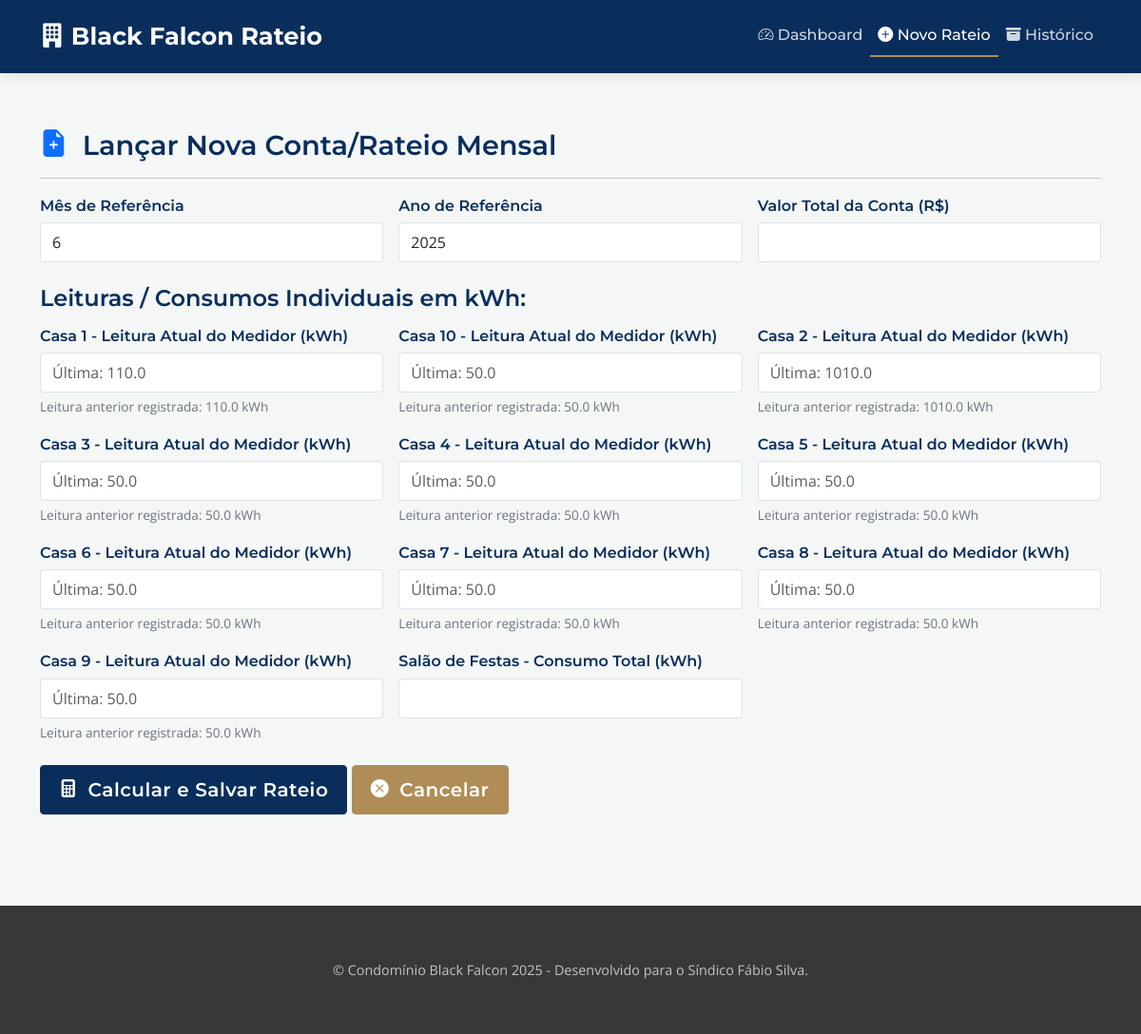
The page /rateio/novo on the database its author committed.
### tables this page shows
CREATE TABLE Unidades (
    id INTEGER PRIMARY KEY AUTOINCREMENT,
    nome TEXT NOT NULL UNIQUE,
    tipo TEXT NOT NULL, -- 'casa' ou 'salao_festas'
    ultima_leitura_kwh REAL DEFAULT 0 -- NOVA COLUNA: Armazena a última leitura do medidor para casas
);

### app.py (the view, shortened to what this page needs)
@app.route('/rateio/novo', methods=['GET', 'POST'])
def novo_rateio():
    unidades_db = db.query_db("SELECT id, nome, tipo, ultima_leitura_kwh FROM Unidades ORDER BY tipo, nome")
    map_unidades_ultima_leitura = {u['id']: u['ultima_leitura_kwh'] for u in unidades_db if u['tipo'] == 'casa'}
    now = datetime.now()
    default_form_data = {'mes_referencia': now.month, 'ano_referencia': now.year}
    return render_template('novo_rateio.html', unidades=unidades_db, form_data=default_form_data, ultimas_leituras=map_unidades_ultima_leitura)

### app.py (called while the page is built)
@app.context_processor
def inject_now():
    return {'now': datetime.utcnow()}

### database.py (called while the page is built)
def get_db_connection():
    os.makedirs(INSTANCE_FOLDER_PATH, exist_ok=True)
    conn = sqlite3.connect(DATABASE_PATH, detect_types=sqlite3.PARSE_DECLTYPES|sqlite3.PARSE_COLNAMES)
    conn.row_factory = sqlite3.Row # Permite acessar colunas por nome
    return conn

def query_db(query, args=(), one=False):
    conn = get_db_connection()
    cur = conn.execute(query, args)
    rv = cur.fetchall()
    conn.close()
    return (rv[0] if rv else None) if one else rv

### templates/novo_rateio.html (shortened to what this page needs)
{% extends "layout.html" %}
{% block content %}
<h2><i class="bi bi-file-earmark-plus-fill text-primary"></i> Lançar Nova Conta/Rateio Mensal</h2>
<hr>
<form method="POST" action="{{ url_for('novo_rateio') }}">
    <div class="row g-3">
        <div class="col-md-4">
            <label for="mes_referencia" class="form-label">Mês de Referência</label>
            <input type="number" class="form-control" id="mes_referencia" name="mes_referencia" min="1" max="12" value="{{ form_data.get('mes_referencia', now.month) }}" required>
        </div>
        <div class="col-md-4">
            <label for="ano_referencia" class="form-label">Ano de Referência</label>
            <input type="number" class="form-control" id="ano_referencia" name="ano_referencia" min="2020" max="2050" value="{{ form_data.get('ano_referencia', now.year) }}" required>
        </div>
        <div class="col-md-4">
            <label for="valor_total_reais" class="form-label">Valor Total da Conta (R$)</label>
            <input type="number" step="0.01" class="form-control" id="valor_total_reais" name="valor_total_reais" value="{{ form_data.get('valor_total_reais', '') }}" required>
        </div>
    </div>
    <h4 class="mt-4">Leituras / Consumos Individuais em kWh:</h4>
    <div class="row g-3">
        {% for unidade in unidades %}
        <div class="col-md-6 col-lg-4">
            {% if unidade.tipo == 'casa' %}
                <label for="input_unidade_{{ unidade.id }}" class="form-label">{{ unidade.nome }} - Leitura Atual do Medidor (kWh)</label>
                <input type="number" step="0.01" class="form-control" id="input_unidade_{{ unidade.id }}" name="input_unidade_{{ unidade.id }}"
                       placeholder="Última: {{ ultimas_leituras.get(unidade.id, 0) }}"
                       value="{{ request.form.get('input_unidade_' + unidade.id|string, '') }}" required>
                <div class="form-text">Leitura anterior registrada: {{ ultimas_leituras.get(unidade.id, 0) }} kWh</div>
            {% elif unidade.tipo == 'salao_festas' %}
                <label for="input_unidade_{{ unidade.id }}" class="form-label">{{ unidade.nome }} - Consumo Total (kWh)</label>
                <input type="number" step="0.01" class="form-control" id="input_unidade_{{ unidade.id }}" name="input_unidade_{{ unidade.id }}"
                       value="{{ request.form.get('input_unidade_' + unidade.id|string, '') }}" required>
            {% endif %}
        </div>
        {% endfor %}
    </div>
    <div class="mt-4">
        <button type="submit" class="btn btn-primary btn-lg"><i class="bi bi-calculator-fill"></i> Calcular e Salvar Rateio</button>
        <a href="{{ url_for('dashboard') }}" class="btn btn-secondary btn-lg"><i class="bi bi-x-circle-fill"></i> Cancelar</a>
    </div>
</form>
{% endblock %}

### templates/layout.html (shortened to what this page needs)
<!doctype html>
<html lang="pt-BR">
  <head>
    <link href="https://cdn.jsdelivr.net/npm/bootstrap@5.3.3/dist/css/bootstrap.min.css" rel="stylesheet">
    <link rel="stylesheet" href="https://cdn.jsdelivr.net/npm/bootstrap-icons@1.11.3/font/bootstrap-icons.min.css">
    <link rel="stylesheet" href="{{ url_for('static', filename='css/style.css') }}">
  </head>
  <body>
    <nav class="navbar navbar-expand-md navbar-dark fixed-top site-header"> <div class="container">
        <a class="navbar-brand" href="{{ url_for('dashboard') }}">
            <i class="bi bi-building-fill"></i> Black Falcon Rateio
        </a>
        <div class="collapse navbar-collapse" id="navbarsExampleDefault">
          <ul class="navbar-nav ms-auto mb-2 mb-md-0">
            <li class="nav-item">
              <a class="nav-link {% if request.endpoint == 'dashboard' %}active{% endif %}" aria-current="page" href="{{ url_for('dashboard') }}"><i class="bi bi-speedometer2"></i> Dashboard</a>
            </li>
            <li class="nav-item">
              <a class="nav-link {% if request.endpoint == 'novo_rateio' %}active{% endif %}" href="{{ url_for('novo_rateio') }}"><i class="bi bi-plus-circle-fill"></i> Novo Rateio</a>
            </li>
            <li class="nav-item">
              <a class="nav-link {% if request.endpoint == 'historico' %}active{% endif %}" href="{{ url_for('historico') }}"><i class="bi bi-archive-fill"></i> Histórico</a>
            </li>
          </ul>
        </div>
      </div>
    </nav>
    <main class="container mt-4 mb-5 site-main-content">
        {% block content %}{% endblock %}
    </main>
    <footer class="site-footer"> <div class="container text-center py-4">
        <p class="mb-0">&copy; Condomínio Black Falcon {{ now.year if now else '' }} - Desenvolvido para o Síndico Fábio Silva.</p>
      </div>
    </footer>
  </body>
</html>

### static/css/style.css (style rules this page uses)
:root { --primary-color: #0A2E5B; --secondary-color: #B08D57; --light-bg-color: #f4f7f6; --white-color: #ffffff; --dark-text-color: #383838; --light-text-color: #f8f9fa; --border-color: #dee2e6; --font-primary: 'Montserrat', sans-serif; --font-secondary: 'Open Sans', sans-serif; --default-shadow: 0 4px 12px rgba(0, 0, 0, 0.08); --hover-shadow: 0 8px 20px rgba(0, 0, 0, 0.12); }
body { font-family: var(--font-secondary); color: var(--dark-text-color); background-color: var(--light-bg-color); padding-top: 80px; line-height: 1.6; }
h1, h2, h3, h4, h5, h6 { font-family: var(--font-primary); font-weight: 600; color: var(--primary-color); margin-bottom: 0.75rem; }
h2 { font-size: 1.8rem; }
a { color: var(--secondary-color); text-decoration: none; transition: color 0.2s ease-in-out; }
.site-header { background-color: var(--primary-color) !important; padding: 0.8rem 0; box-shadow: var(--default-shadow); }
.site-header .navbar-brand { font-family: var(--font-primary); font-weight: 700; font-size: 1.6rem; color: var(--white-color); }
.site-header .nav-link { font-family: var(--font-primary); font-weight: 500; color: rgba(255, 255, 255, 0.8); padding: 0.5rem 1rem; transition: color 0.2s ease; }
.site-header .nav-link:hover, .site-header .nav-link.active { color: var(--white-color); }
.site-header .nav-link.active { border-bottom: 2px solid var(--secondary-color); }
.site-main-content { padding-top: 2rem; padding-bottom: 3rem; }
.btn { font-family: var(--font-primary); font-weight: 600; padding: 0.6rem 1.2rem; border-radius: 0.25rem; transition: all 0.2s ease-in-out; letter-spacing: 0.5px; }
.btn-primary { background-color: var(--primary-color); border-color: var(--primary-color); color: var(--white-color); }
.btn-secondary { background-color: var(--secondary-color); border-color: var(--secondary-color); color: var(--white-color); }
.form-label { font-weight: 600; font-family: var(--font-primary); margin-bottom: 0.3rem; color: var(--primary-color); }
.form-control, .form-select { border: 1px solid var(--border-color); padding: 0.5rem 0.75rem; border-radius: 0.25rem; transition: border-color .15s ease-in-out,box-shadow .15s ease-in-out; }
.form-text { font-size: 0.85em; color: #6c757d; }
.site-footer { background-color: var(--dark-text-color); color: rgba(255, 255, 255, 0.7); padding: 2rem 0; font-family: var(--font-secondary); font-size: 0.9em; }
.site-footer p { margin-bottom: 0; }
h2 > i.bi { margin-right: 0.5rem; position: relative; top: -2px; }
.btn i.bi { margin-right: 0.3rem; font-size: 0.95em; position: relative; top: -1px; }

### rows shown on the page
Unidades: nome "Casa 1", id "Última: 110.0", get "110.0"
Unidades: nome "Casa 10", get "Última: 50.0", get "50.0"
Unidades: nome "Casa 2", get "Última: 1010.0", get "1010.0"
Unidades: nome "Casa 3", get "Última: 50.0", get "50.0"
Unidades: nome "Casa 4", get "Última: 50.0", get "50.0"
Unidades: nome "Casa 5", id "Última: 50.0", get "50.0"
Unidades: nome "Casa 6", get "Última: 50.0", get "50.0"
Unidades: nome "Casa 7", get "Última: 50.0", get "50.0"
Unidades: nome "Casa 8", get "Última: 50.0", get "50.0"
Unidades: nome "Casa 9", get "Última: 50.0", get "50.0"
Unidades: nome "Salão de Festas"
